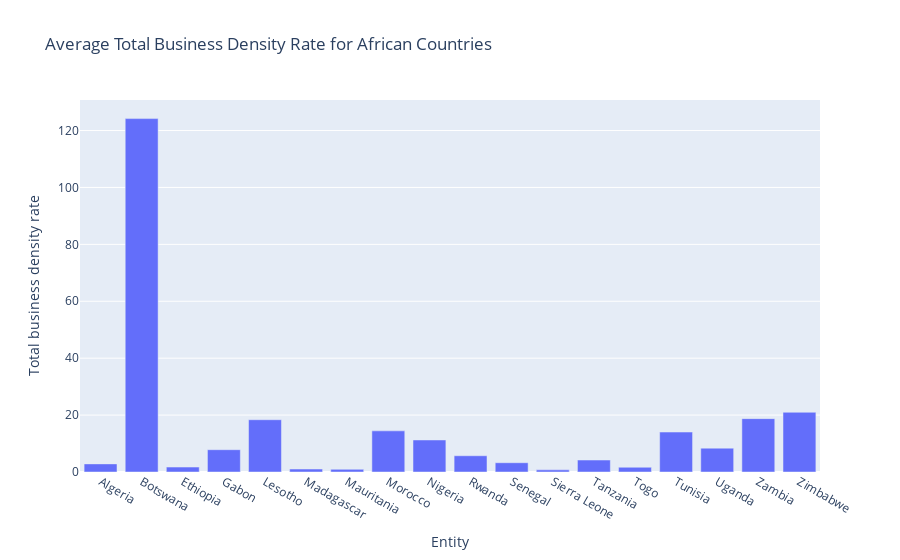

The cell this chart's notebook holds for it:
### Code cell
# Filter DataFrame for only African countries
df5_africa = df5[df5['Entity'].isin(african_countries)]

# Group by 'Entity' and get the mean of 'Total business density rate'
country_wise_density = df5_africa.groupby('Entity')['Total business density rate'].mean().reset_index()

# Create a bar chart
fig = px.bar(country_wise_density, x='Entity', y='Total business density rate', title='Average Total Business Density Rate for African Countries')

# Show the figure
fig.show()

### Figure 1 — Plotly figure (JSON) as saved in the notebook; plotly's stock layout.template omitted (floating-point values rounded to 4 significant figures)
{"data": [{"alignmentgroup": "True", "hovertemplate": "Entity=%{x}<br>Total business density rate=%{y}<extra></extra>", "legendgroup": "", "marker": {"color": "#636efa", "pattern": {"shape": ""}}, "name": "", "offsetgroup": "", "orientation": "v", "showlegend": false, "textposition": "auto", "type": "bar", "x": ["Algeria", "Botswana", "Ethiopia", "Gabon", "Lesotho", "Madagascar", "Mauritania", "Morocco", "Nigeria", "Rwanda", "Senegal", "Sierra Leone", "Tanzania", "Togo", "Tunisia", "Uganda", "Zambia", "Zimbabwe"], "xaxis": "x", "y": [2.849, 124.2, 1.731, 7.84, 18.37, 1.032, 0.9339, 14.46, 11.25, 5.707, 3.263, 0.7536, 4.211, 1.668, 14.04, 8.381, 18.75, 20.99], "yaxis": "y"}], "layout": {"barmode": "relative", "legend": {"tracegroupgap": 0}, "title": {"text": "Average Total Business Density Rate for African Countries"}, "xaxis": {"anchor": "y", "domain": [0, 1], "title": {"text": "Entity"}}, "yaxis": {"anchor": "x", "domain": [0, 1], "title": {"text": "Total business density rate"}}}}
